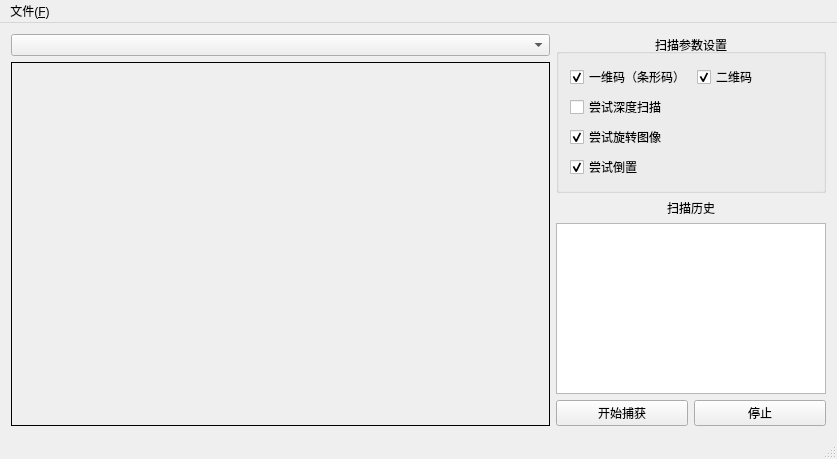
<?xml version="1.0" encoding="UTF-8"?>
<ui version="4.0">
 <class>QRCodeScannerClass</class>
 <widget class="QMainWindow" name="QRCodeScannerClass">
  <property name="geometry">
   <rect>
    <x>0</x>
    <y>0</y>
    <width>837</width>
    <height>459</height>
   </rect>
  </property>
  <property name="windowTitle">
   <string>QRCodeScanner</string>
  </property>
  <widget class="QWidget" name="centralWidget">
   <layout class="QHBoxLayout" name="horizontalLayout_2" stretch="2,1">
    <item>
     <layout class="QVBoxLayout" name="verticalLayout_2">
      <item>
       <widget class="QComboBox" name="cameraComBox"/>
      </item>
      <item>
       <widget class="QFrame" name="previewFrame">
        <property name="frameShape">
         <enum>QFrame::Box</enum>
        </property>
        <layout class="QVBoxLayout" name="previewFrameLayout">
         <property name="spacing">
          <number>0</number>
         </property>
         <property name="leftMargin">
          <number>0</number>
         </property>
         <property name="topMargin">
          <number>0</number>
         </property>
         <property name="rightMargin">
          <number>0</number>
         </property>
         <property name="bottomMargin">
          <number>0</number>
         </property>
        </layout>
       </widget>
      </item>
     </layout>
    </item>
    <item>
     <layout class="QVBoxLayout" name="verticalLayout">
      <item>
       <widget class="QGroupBox" name="groupBox">
        <property name="title">
         <string>扫描参数设置</string>
        </property>
        <property name="alignment">
         <set>Qt::AlignCenter</set>
        </property>
        <layout class="QVBoxLayout" name="verticalLayout_3">
         <item>
          <layout class="QHBoxLayout" name="horizontalLayout_4">
           <item>
            <widget class="QCheckBox" name="linearCodesBox">
             <property name="toolTip">
              <string>LinearCodes</string>
             </property>
             <property name="text">
              <string>一维码（条形码）</string>
             </property>
             <property name="checked">
              <bool>true</bool>
             </property>
            </widget>
           </item>
           <item>
            <widget class="QCheckBox" name="matrixCodesBox">
             <property name="toolTip">
              <string>MatrixCodes</string>
             </property>
             <property name="text">
              <string>二维码</string>
             </property>
             <property name="checked">
              <bool>true</bool>
             </property>
            </widget>
           </item>
          </layout>
         </item>
         <item>
          <widget class="QCheckBox" name="tryHarderBox">
           <property name="toolTip">
            <string>tryHarder</string>
           </property>
           <property name="text">
            <string>尝试深度扫描</string>
           </property>
          </widget>
         </item>
         <item>
          <widget class="QCheckBox" name="tryRotateBox">
           <property name="toolTip">
            <string>tryRotate</string>
           </property>
           <property name="text">
            <string>尝试旋转图像</string>
           </property>
           <property name="checked">
            <bool>true</bool>
           </property>
          </widget>
         </item>
         <item>
          <widget class="QCheckBox" name="tryInvertBox">
           <property name="toolTip">
            <string>tryInvert</string>
           </property>
           <property name="text">
            <string>尝试倒置</string>
           </property>
           <property name="checked">
            <bool>true</bool>
           </property>
          </widget>
         </item>
        </layout>
       </widget>
      </item>
      <item>
       <widget class="QLabel" name="label_2">
        <property name="text">
         <string>扫描历史</string>
        </property>
        <property name="alignment">
         <set>Qt::AlignCenter</set>
        </property>
       </widget>
      </item>
      <item>
       <widget class="QTextBrowser" name="historyBrowser">
        <property name="undoRedoEnabled">
         <bool>true</bool>
        </property>
        <property name="openExternalLinks">
         <bool>true</bool>
        </property>
       </widget>
      </item>
      <item>
       <layout class="QHBoxLayout" name="horizontalLayout">
        <item>
         <widget class="QPushButton" name="startBtn">
          <property name="text">
           <string>开始捕获</string>
          </property>
         </widget>
        </item>
        <item>
         <widget class="QPushButton" name="stopBtn">
          <property name="text">
           <string>停止</string>
          </property>
         </widget>
        </item>
       </layout>
      </item>
     </layout>
    </item>
   </layout>
  </widget>
  <widget class="QMenuBar" name="menuBar">
   <property name="geometry">
    <rect>
     <x>0</x>
     <y>0</y>
     <width>837</width>
     <height>22</height>
    </rect>
   </property>
   <widget class="QMenu" name="menu_file">
    <property name="title">
     <string>文件(&amp;F)</string>
    </property>
    <addaction name="action_save"/>
    <addaction name="action_openQRG"/>
    <addaction name="action_quit"/>
   </widget>
   <addaction name="menu_file"/>
  </widget>
  <widget class="QStatusBar" name="statusBar"/>
  <action name="action_quit">
   <property name="text">
    <string>退出(&amp;Q)</string>
   </property>
   <property name="menuRole">
    <enum>QAction::QuitRole</enum>
   </property>
  </action>
  <action name="action">
   <property name="text">
    <string>save</string>
   </property>
  </action>
  <action name="action_save">
   <property name="text">
    <string>保存结果(&amp;S)...</string>
   </property>
  </action>
  <action name="action_openQRG">
   <property name="text">
    <string>打开生成器(&amp;G)</string>
   </property>
  </action>
  <action name="action_open">
   <property name="text">
    <string>打开图片(&amp;O)</string>
   </property>
  </action>
 </widget>
 <layoutdefault spacing="6" margin="11"/>
 <resources>
  <include location="../QRCodeScanner.qrc"/>
 </resources>
 <connections/>
</ui>
